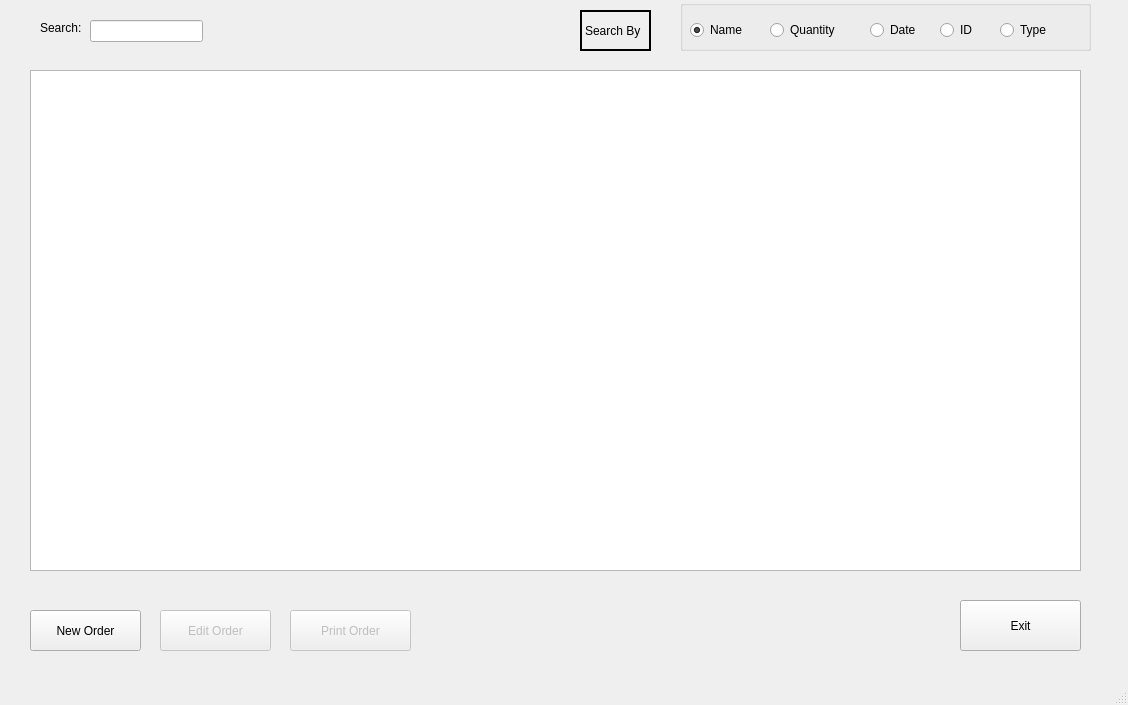
<?xml version="1.0" encoding="UTF-8"?>
<ui version="4.0">
 <class>MainWindow</class>
 <widget class="QMainWindow" name="MainWindow">
  <property name="geometry">
   <rect>
    <x>0</x>
    <y>0</y>
    <width>1128</width>
    <height>705</height>
   </rect>
  </property>
  <property name="sizePolicy">
   <sizepolicy hsizetype="Preferred" vsizetype="Preferred">
    <horstretch>0</horstretch>
    <verstretch>0</verstretch>
   </sizepolicy>
  </property>
  <property name="windowTitle">
   <string>SpeedReader Mk. II</string>
  </property>
  <widget class="QWidget" name="centralwidget">
   <widget class="QPushButton" name="PBnewOrder">
    <property name="geometry">
     <rect>
      <x>30</x>
      <y>610</y>
      <width>111</width>
      <height>41</height>
     </rect>
    </property>
    <property name="text">
     <string>New Order</string>
    </property>
   </widget>
   <widget class="QPushButton" name="PBeditOrder">
    <property name="enabled">
     <bool>false</bool>
    </property>
    <property name="geometry">
     <rect>
      <x>160</x>
      <y>610</y>
      <width>111</width>
      <height>41</height>
     </rect>
    </property>
    <property name="text">
     <string>Edit Order</string>
    </property>
    <property name="checkable">
     <bool>false</bool>
    </property>
    <property name="checked">
     <bool>false</bool>
    </property>
   </widget>
   <widget class="QPushButton" name="PBprintOrder">
    <property name="enabled">
     <bool>false</bool>
    </property>
    <property name="geometry">
     <rect>
      <x>290</x>
      <y>610</y>
      <width>121</width>
      <height>41</height>
     </rect>
    </property>
    <property name="text">
     <string>Print Order</string>
    </property>
   </widget>
   <widget class="QLabel" name="LBsearch">
    <property name="geometry">
     <rect>
      <x>40</x>
      <y>20</y>
      <width>61</width>
      <height>16</height>
     </rect>
    </property>
    <property name="text">
     <string>Search:</string>
    </property>
   </widget>
   <widget class="QLineEdit" name="LEsearch">
    <property name="geometry">
     <rect>
      <x>90</x>
      <y>20</y>
      <width>113</width>
      <height>22</height>
     </rect>
    </property>
    <property name="inputMask">
     <string/>
    </property>
   </widget>
   <widget class="QLabel" name="LBsearchBy">
    <property name="geometry">
     <rect>
      <x>580</x>
      <y>10</y>
      <width>71</width>
      <height>41</height>
     </rect>
    </property>
    <property name="frameShape">
     <enum>QFrame::WinPanel</enum>
    </property>
    <property name="text">
     <string>Search By</string>
    </property>
   </widget>
   <widget class="QGroupBox" name="GBsearchOptions">
    <property name="geometry">
     <rect>
      <x>680</x>
      <y>0</y>
      <width>411</width>
      <height>51</height>
     </rect>
    </property>
    <property name="title">
     <string/>
    </property>
    <widget class="QRadioButton" name="RBsearchName">
     <property name="geometry">
      <rect>
       <x>10</x>
       <y>20</y>
       <width>97</width>
       <height>20</height>
      </rect>
     </property>
     <property name="text">
      <string>Name</string>
     </property>
     <property name="checked">
      <bool>true</bool>
     </property>
    </widget>
    <widget class="QRadioButton" name="RBsearchQuantity">
     <property name="geometry">
      <rect>
       <x>90</x>
       <y>20</y>
       <width>97</width>
       <height>20</height>
      </rect>
     </property>
     <property name="text">
      <string>Quantity</string>
     </property>
    </widget>
    <widget class="QRadioButton" name="RBsearchDate">
     <property name="geometry">
      <rect>
       <x>190</x>
       <y>20</y>
       <width>97</width>
       <height>20</height>
      </rect>
     </property>
     <property name="text">
      <string>Date</string>
     </property>
    </widget>
    <widget class="QRadioButton" name="RBsearchID">
     <property name="geometry">
      <rect>
       <x>260</x>
       <y>20</y>
       <width>97</width>
       <height>20</height>
      </rect>
     </property>
     <property name="text">
      <string>ID</string>
     </property>
    </widget>
    <widget class="QRadioButton" name="RBsearchType">
     <property name="geometry">
      <rect>
       <x>320</x>
       <y>20</y>
       <width>97</width>
       <height>20</height>
      </rect>
     </property>
     <property name="text">
      <string>Type</string>
     </property>
    </widget>
   </widget>
   <widget class="QPushButton" name="PBexit">
    <property name="geometry">
     <rect>
      <x>960</x>
      <y>600</y>
      <width>121</width>
      <height>51</height>
     </rect>
    </property>
    <property name="text">
     <string>Exit</string>
    </property>
   </widget>
   <widget class="QTableView" name="tableView">
    <property name="geometry">
     <rect>
      <x>30</x>
      <y>70</y>
      <width>1051</width>
      <height>501</height>
     </rect>
    </property>
   </widget>
  </widget>
  <widget class="QMenuBar" name="menubar">
   <property name="geometry">
    <rect>
     <x>0</x>
     <y>0</y>
     <width>1128</width>
     <height>26</height>
    </rect>
   </property>
  </widget>
  <widget class="QStatusBar" name="statusBar"/>
 </widget>
 <resources/>
 <connections/>
</ui>
